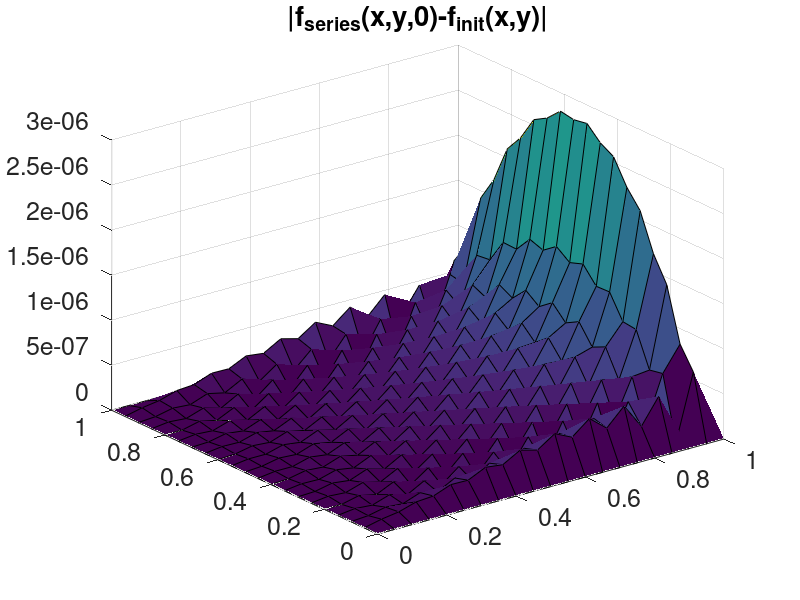
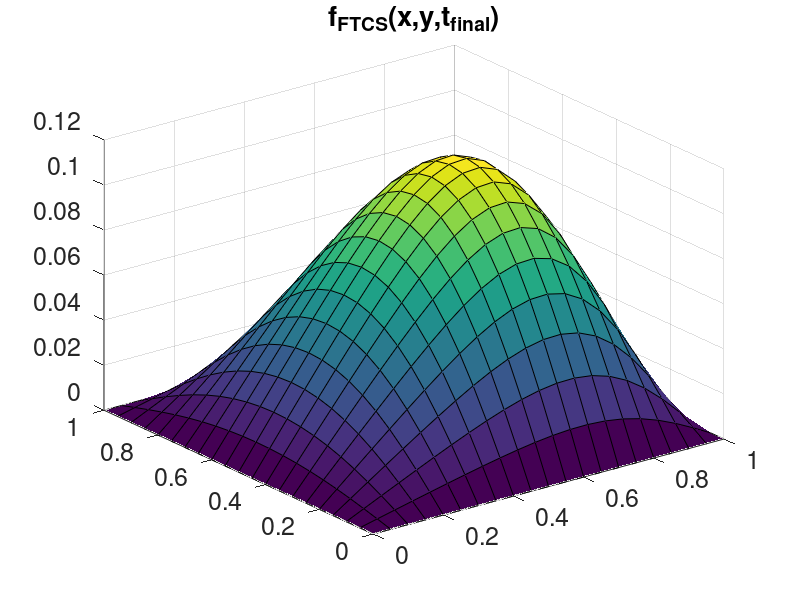
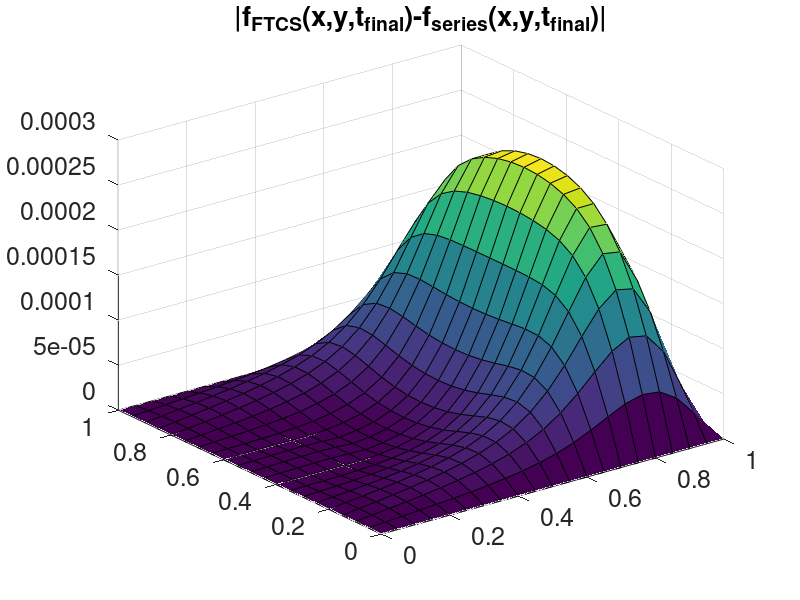

Write MATLAB code to recreate these figures, in order.
% Nathan Flynn
% 10/08/2022
% ME 573 - HW 5
clc; clear; close all;
%% Part a - create a surface plot of |f_{series}(x, y, 0) - f_{init}(x,y)| ** value should be around 10^-6         
% Initial variables
kappa = 0.1;
deltaX = 0.05;
deltaY = 0.05;
nSeries = 100;

% Computing other initial variables
deltaT = (deltaX^2 / kappa) / 4;
tf = 20 * deltaT;
tInit = 0;
x = 0:deltaX:1;
y = 0:deltaY:1;
t = 0:deltaT:tf;
nX = length(x);
nY = length(y);
[X, Y] = meshgrid(x, y);
X = X';
Y = Y';

% Initializing arrays and applying initial conditions
f_exact = zeros(nX, nY);
f_init = X.*(1-X.^5) .* Y.*(1-Y);

% Main loop for cacluating f_exact
for n = 1:nSeries 
    for m = 1:nSeries
            top = 120*(-(n^4)*(pi^4)*(-1)^n + 12*(n^2)*(pi^2)*(-1)^n + 24 + 24*(-1)^(1 + n)) * (-2 + 2 * (-1)^m);
            bottom = (n^7)*(pi^10)*(m^3);
            coeff = sin(n*pi*X).*sin(m*pi*Y)*exp(-(n^2 + m^2) * pi^2 * kappa * tInit);
            f_exact = f_exact - (top * coeff) / bottom;
    end
end

% Plotting figures
figure('units', 'normalized','position', [0 0.01 .4 .4]);
surf(X,Y, abs(f_exact - f_init));
set(gca, 'fontsize', 18)
title('|f_{series}(x,y,0)-f_{init}(x,y)|')

%% Part b
alpha = (kappa * deltaT) / (deltaX^2);
ftcs_0 = f_init;
ftcs_1 = zeros(nX, nY);
            
for j = 1:(tf/deltaT)
     ftcs_1(2:nX-1, 2:nY-1) = ftcs_0(2:nX-1, 2:nY-1) + alpha * (ftcs_0(2:nX-1, 3:nY) - 2*ftcs_0(2:nX-1, 2:nY-1) + ftcs_0(2:nX-1, 1:nY-2)) + alpha * (ftcs_0(3:nX, 2:nY-1) - 2*ftcs_0(2:nX-1, 2:nY-1) + ftcs_0(1:nX-2, 2:nY-1));
     ftcs_0 = ftcs_1;
end

% Initializing arrays and applying initial conditions
f_series = zeros(nX, nY);

% Main loop for cacluating f_exact at t final
for n = 1:nSeries 
    for m = 1:nSeries
        % Solving the exact equation
        top = 120*(-(n^4)*(pi^4)*(-1)^n + 12*(n^2)*(pi^2)*(-1)^n + 24 + 24*(-1)^(1 + n)) * (-2 + 2 * (-1)^m);
        bottom = (n^7)*(pi^10)*(m^3);
        coeff = sin(n*pi*X).*sin(m*pi*Y)*exp(-(n^2 + m^2) * pi^2 * kappa * tf);
        f_series = f_series - (top * coeff) / bottom;
    end
end

% Plotting figures
figure('units', 'normalized','position', [0 0.01 .4 .4]);
surf(X,Y, abs(ftcs_1));
set(gca, 'fontsize', 18)
title('f_{FTCS}(x,y,t_{final})') % FTCS

%% Part c
% Plotting figures
figure('units', 'normalized','position', [0 0.01 .4 .4]);
surf(X,Y, abs(ftcs_1 - f_series));
set(gca, 'fontsize', 18)
title('|f_{FTCS}(x,y,t_{final})-f_{series}(x,y,t_{final})|') % FTCS vs exact

%% Part d
% Linf_FTCS = norm(T_FTCS - Texact, Inf);
B = reshape(ftcs_1 - f_series, [nX * nY,1]);
fprintf("L_inf norm of error = %f\n", norm(B,"inf"));